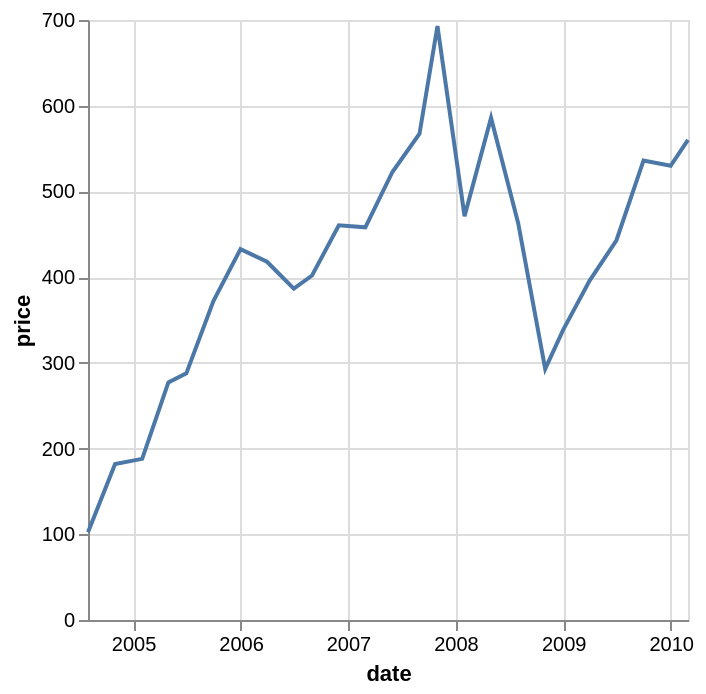

Describe this chart as a Vega-Lite specification.
### Vega-Lite specification from a JSON file in a GitHub repository (floating-point values rounded to 4 significant figures; data arrays with more than 128 entries replaced by an {"elided": "..."} marker saying what was removed)
{"$schema": "https://vega.github.io/schema/vega-lite/v6.json", "data": {"values": {"elided": "200 records"}}, "transform": [{"filter": "datum.symbol==='GOOG'"}], "mark": "line", "encoding": {"x": {"field": "date", "type": "temporal"}, "y": {"field": "price", "type": "quantitative"}}}
